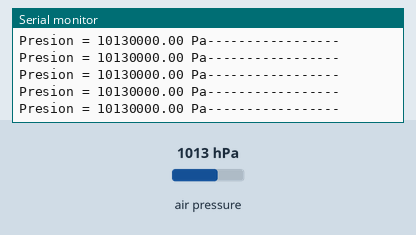
The sketch below on a simulated Arduino Uno, built with avr-gcc and run on an emulated ATmega328P. Parts: the last lines printed to the serial monitor. The test bench sets the inputs (shaded band); at power-on: air pressure 1013 hPa.

Above: at 1.2 s.
1.3 s: air pressure set to 952 hPa
At 1.42 s:
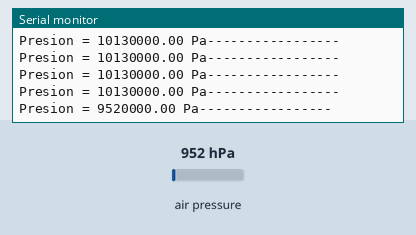
4.3 s: air pressure set to 975 hPa
At 4.3 s:
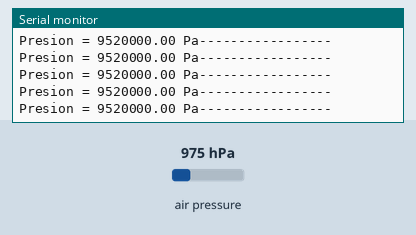
Timing chart, 0 to 7.3 s (numbered marks = the images above; inputs shaded):
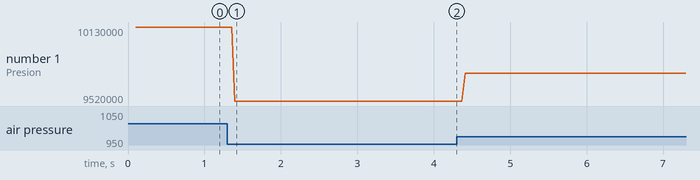

The sketch:

flujo_vehicular.ino
```cpp
#include <Adafruit_MPL3115A2.h>

Adafruit_MPL3115A2 baro;
int contador = 0;
int flag = 0;
int old = 0;

void setup() {
  Serial.begin(9600);
  while(!Serial);
  Serial.println("Adafruit_MPL3115A2 test!");

  if (!baro.begin()) {
    Serial.println("Could not find sensor. Check wiring.");
    while(1);
  }

  // use to set sea level pressure for current location
  // this is needed for accurate altitude measurement
  // STD SLP = 1013.26 hPa
  baro.setSeaPressure(1013.26);
}

void loop() {
  float pressure = baro.getPressure();

  Serial.println("-----------------");
  Serial.print("Presion = "); Serial.print(pressure*100); Serial.print(" Pa");
  if(pressure*100 > 76790)
  {
    flag = 1;
  }
  else
  {
    flag = 0;
  }

  if(flag == 1 && old == 0)
  {
    contador = contador + 1;
    Serial.print("Persona: ");
    Serial.print(contador);
  }
  old = flag;

}
```

Measured:
- after the input at 1.3 s, the serial monitor: prints a new line after 0.10 s (image 1)
- plotted number 1: 10130000 → 9520000 after the input at 1.3 s, 9520000 → 9750000 after the input at 4.3 s
